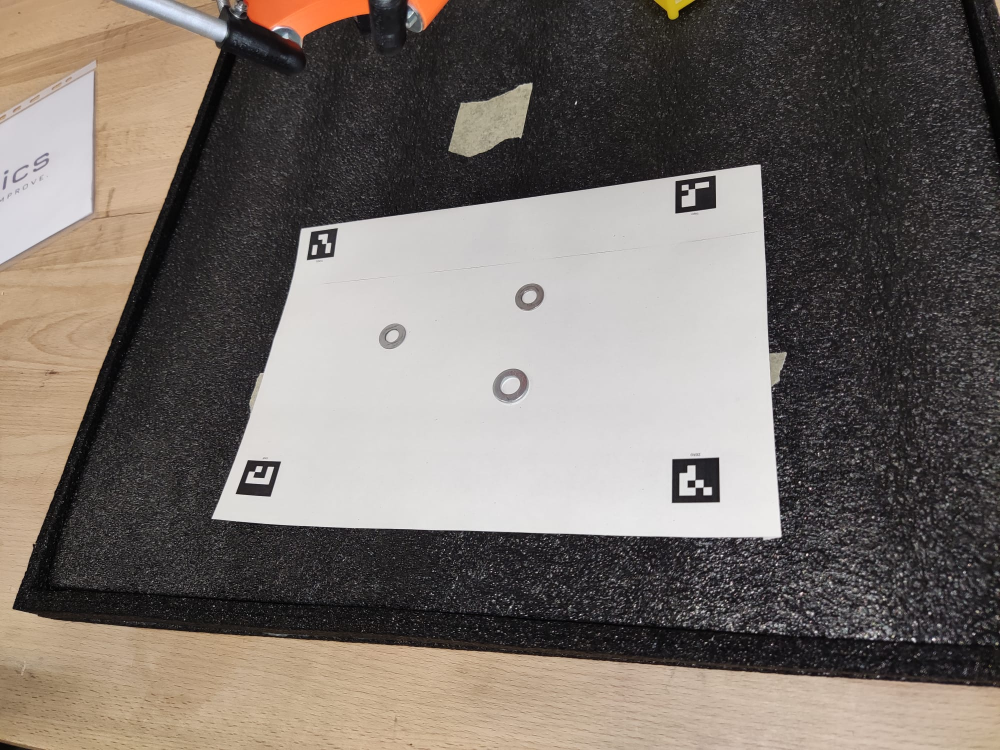
#> input picture src/deltarobot_inputs/deltarobot_inputs/computer_vision/assets/tests/image2.png, 2000 x 1500 px (shown at 1/2 size)
$ python image_tf_with_markers.py
#> lines starting #> are read from the running program, lines starting #| are printed output that depends on the picture; after the words box and inside, x2 and y2 are one past the last pixel; in counts of white or black regions, pixels touching at a corner belong together; long printed decimals are rounded
import cv2
import numpy as np


'''
    1. detect markers
    2. transform image
    3. detect objects
    4. pubish objects to motion planner
'''


def main():
    # Load the image
    image = cv2.imread('assets/tests/image2.png')
#> image is the input picture: shape (1500, 2000, 3); mean B, G, R 104.7, 110.6, 118.3

    # Convert the image to grayscale
    gray = cv2.cvtColor(image, cv2.COLOR_BGR2GRAY)
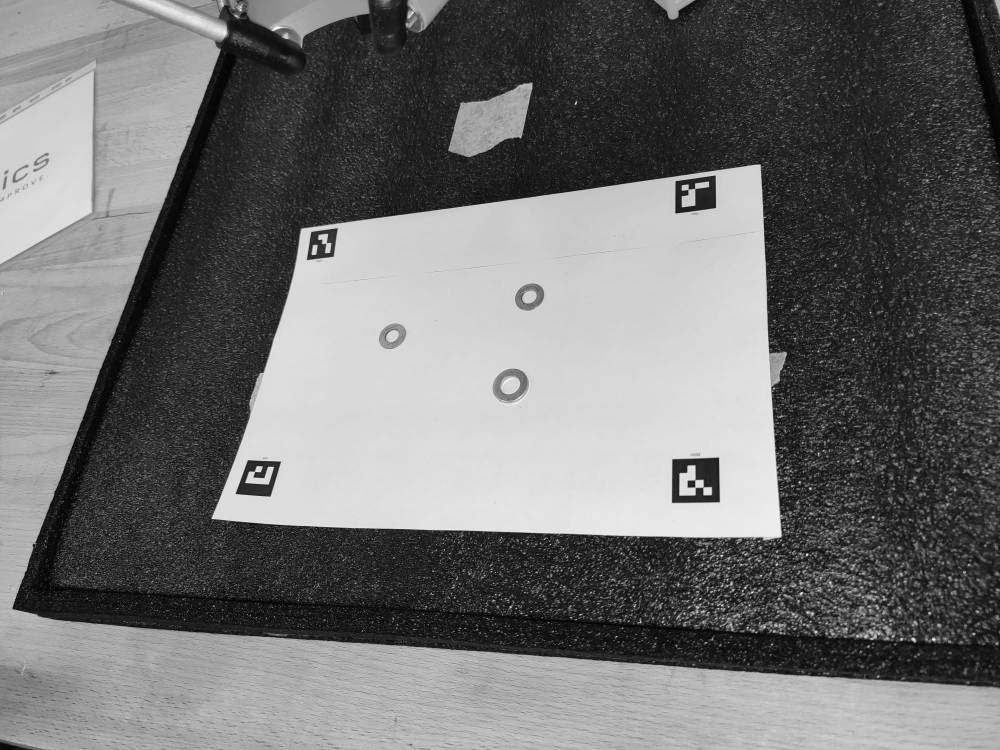
#> gray: shape (1500, 2000) (shown at 1/2 size); min 0, max 255, mean 112.3

    # Define the ArUco dictionary
    aruco_dict = cv2.aruco.getPredefinedDictionary(cv2.aruco.DICT_4X4_50)

    # Detect markers
    corners, ids, rejectedImgPoints = cv2.aruco.detectMarkers(gray, aruco_dict)
#> corners = ([[1439, 1004], [1344, 1005], [1344, 919], [1437, 914]], [[1431, 415], [1351, 426], [1351, 362], [1431, 351]], [[541, 992], [471, 987], [496, 920], [562, 923]], [[667, 513], [614, 520], [622, 465], [675, 456]]); ids = [0, 2, 1, 3]; rejectedImgPoints = 12 items


    # Draw detected markers
    if ids is not None:

        pts1 = np.empty((4,2))
        for id in ids:
            id = id[0]
            x = corners[id][0][0][0]
            y = corners[id][0][0][1]
            pts1[id,:] = np.float32([x,y])
#> this loop made 4 passes
#> (id, x, y) on passes 1 to 4: (0, 1439, 1004), (2, 541, 992), (1, 1431, 415), (3, 667, 513)
#> after the loop, pts1 = [[1439, 1004], [1431, 415], [541, 992], [667, 513]]

        pts1 = order_points(pts1)
#> in order_points, `points = np.array(points)`: points has the same summary as pts1 in main
#> in order_points, `centroid = np.mean(points, axis=0)`: centroid = [1019.5, 731]
#> in order_points, `quadrants = [(np.sum((point - centroid) ** 2), point) for point in poi..`: quadrants = [(250509.2, [1439, 1004]), (269188.2, [1431, 415]), (297083.2, [541, 992]), (171780.2, [667, 513])]
#> in order_points, `top_left = min(quadrants)[1]`: top_left = [667, 513]
#> in order_points, `bottom_right = max(quadrants)[1]`: bottom_right = [541, 992]
#> in order_points, `top_right = max(quadrants)[1]`: top_right = [1431, 415]
#> in order_points, `bottom_left = min(quadrants)[1]`: bottom_left = [1439, 1004]
#> pts1 = [[667, 513], [1431, 415], [541, 992], [1439, 1004]]
        pts2 = np.float32([[0,0],[297,0],[0,210],[297,210]])*6

        M = cv2.getPerspectiveTransform(pts1,pts2)
#> M = [[5.56, 1.46, -4461.7], [0.771, 6.01, -3596.3], [0.000664, 0.000855, 1]]
        dst = cv2.warpPerspective(image, M, (int(297*6),int(210*6)))
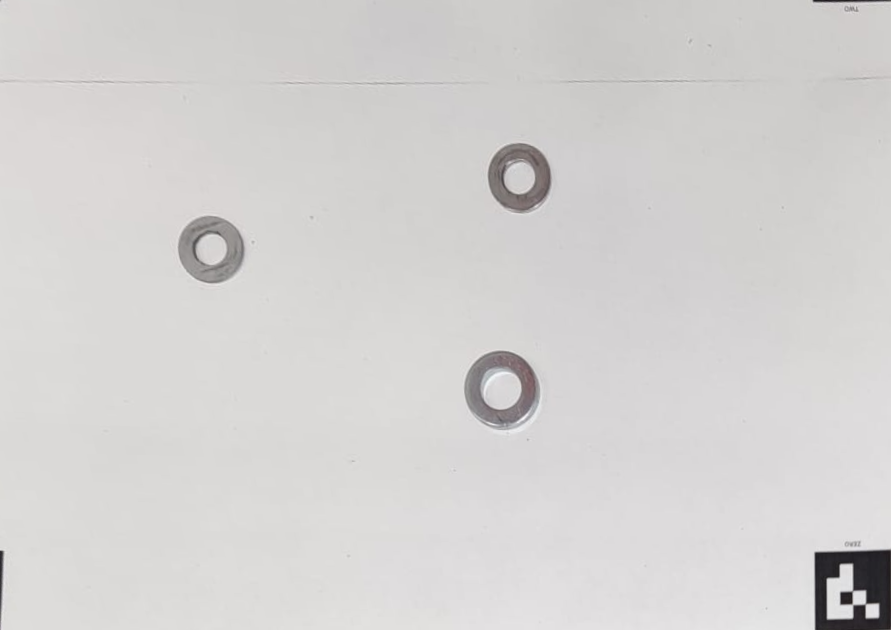
#> dst: shape (1260, 1782, 3) (shown at 1/2 size); mean B, G, R 209.4, 210.3, 211.9

        image = cv2.aruco.drawDetectedMarkers(image, corners, ids)
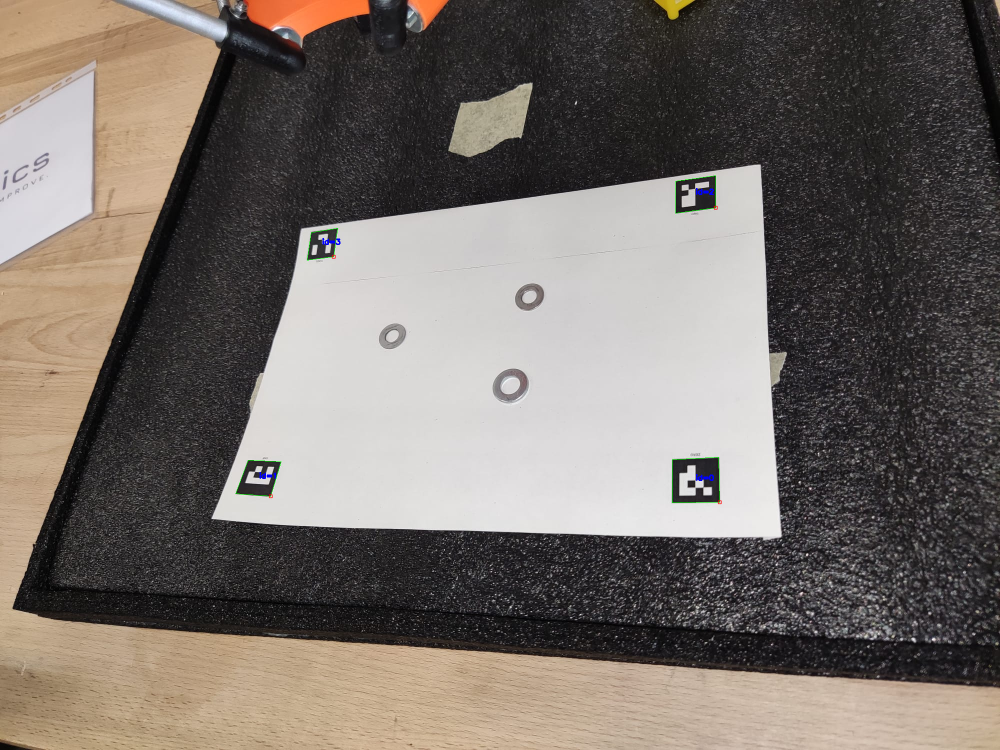
#> image: shape (1500, 2000, 3) (shown at 1/2 size); 0.08% of pixels changed, all inside (x1, y1, x2, y2) = (471, 351, 1444, 1009)

    dst = detect_and_mark_washers(dst)

    # Display the result
    image = cv2.resize(image,None,fx=0.6, fy=0.6, interpolation = cv2.INTER_CUBIC)
    cv2.imshow('Raw image', image)
    dst = cv2.resize(dst,None,fx=0.6, fy=0.6, interpolation = cv2.INTER_CUBIC)
    cv2.imshow('Transformed', dst)


    cv2.waitKey(0)
    cv2.destroyAllWindows()


def order_points(points):
    # Convert points to numpy array
    points = np.array(points)

    # Find the centroid of the points
    centroid = np.mean(points, axis=0)

    # Define top-left, top-right, bottom-left, and bottom-right quadrants based on centroid
    quadrants = [(np.sum((point - centroid) ** 2), point) for point in points]
    top_left = min(quadrants)[1]
    bottom_right = max(quadrants)[1]
    quadrants.remove((np.sum((top_left - centroid) ** 2), top_left))
    quadrants.remove((np.sum((bottom_right - centroid) ** 2), bottom_right))

    top_right = max(quadrants)[1]
    bottom_left = min(quadrants)[1]

    return np.float32([top_left, top_right, bottom_right, bottom_left])


def detect_and_mark_washers(image):

    # Convert the image to grayscale
    gray = cv2.cvtColor(image, cv2.COLOR_BGR2GRAY)
#> gray: shape (1260, 1782)

    # Apply Gaussian blur to reduce noise
    blurred = cv2.GaussianBlur(gray, (5, 5), 0)

    # Perform edge detection
    edges = cv2.Canny(blurred, 50, 150)
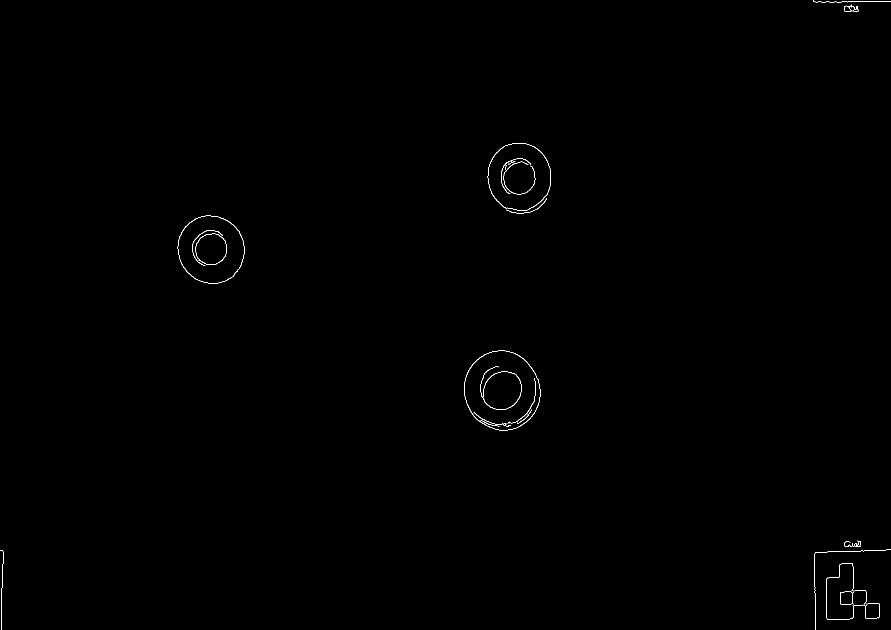
#> edges: shape (1260, 1782) (shown at 1/2 size); 0.2% white in thin lines or dots

    # Find contours in the edge-detected image
    contours, _ = cv2.findContours(edges.copy(), cv2.RETR_EXTERNAL, cv2.CHAIN_APPROX_SIMPLE)
#> contours = 17 contours, 11 with area under 20; largest, box (x1, y1, x2, y2) and area: (928, 701, 1081, 861) 18826, (355, 431, 489, 567) 14092, (975, 286, 1102, 422) 13428, (1688, 9, 1718, 24) 246, (1709, 1081, 1722, 1094) 47, (1013, 396, 1094, 427) 24

    # Filter contours based on area
    min_area = 10000  # adjust as needed
    max_area = 30000  # adjust as needed
    washers = []
    for contour in contours:
        area = cv2.contourArea(contour)
        if min_area < area < max_area:
            perimeter = cv2.arcLength(contour, True)
            circularity = 4 * np.pi * area / (perimeter * perimeter)
            print(circularity)
            if circularity > 0.7:  # adjust circularity threshold as needed
                washers.append(contour)
#> this loop made 17 passes
#> (area, perimeter, circularity) on passes 12, 13, 15: (18825.5, 514.8, 0.893), (14091.5, 449.2, 0.878), (13427.5, 438.9, 0.876)
#> area on passes 11, 14, 16: 47, 24, 245.5
#| 0.8926
#| 0.8776
#| 0.8761
#> after the loop, washers = 3 contours; box (x1, y1, x2, y2) and area: (928, 701, 1081, 861) 18826, (355, 431, 489, 567) 14092, (975, 286, 1102, 422) 13428

    # Draw bounding boxes or circles around detected washers
    for washer_contour in washers:
        (x, y, w, h) = cv2.boundingRect(washer_contour)
        cv2.rectangle(image, (x, y), (x + w, y + h), (0, 255, 0), 2)  # bounding rectangle
        cv2.circle(image, (x+int(w/2), y+int(h/2)), 5, (0, 0, 255), 5)  # bounding rectangle
#> this loop made 3 passes
#> (x, y, w, h) on passes 1 to 3: (928, 701, 153, 160), (355, 431, 134, 136), (975, 286, 127, 136)
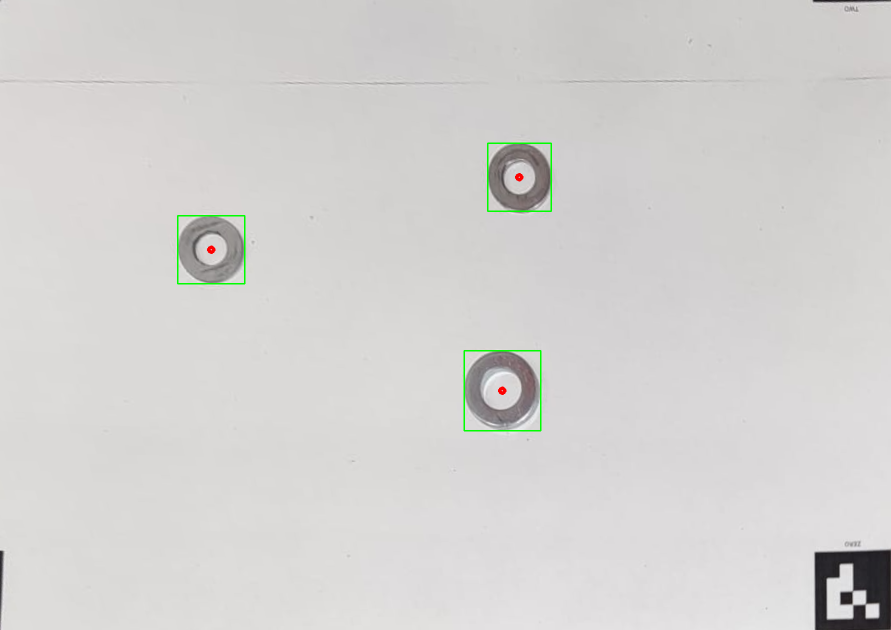
#> image: shape (1260, 1782, 3) (shown at 1/2 size); 0.25% of pixels changed, all inside (x1, y1, x2, y2) = (354, 285, 1104, 863)

    return image


if __name__ == "__main__":
    main()
#> in main, `dst = cv2.resize(dst,None,fx=0.6, fy=0.6, interpolation = cv2.INTER_CU..`:
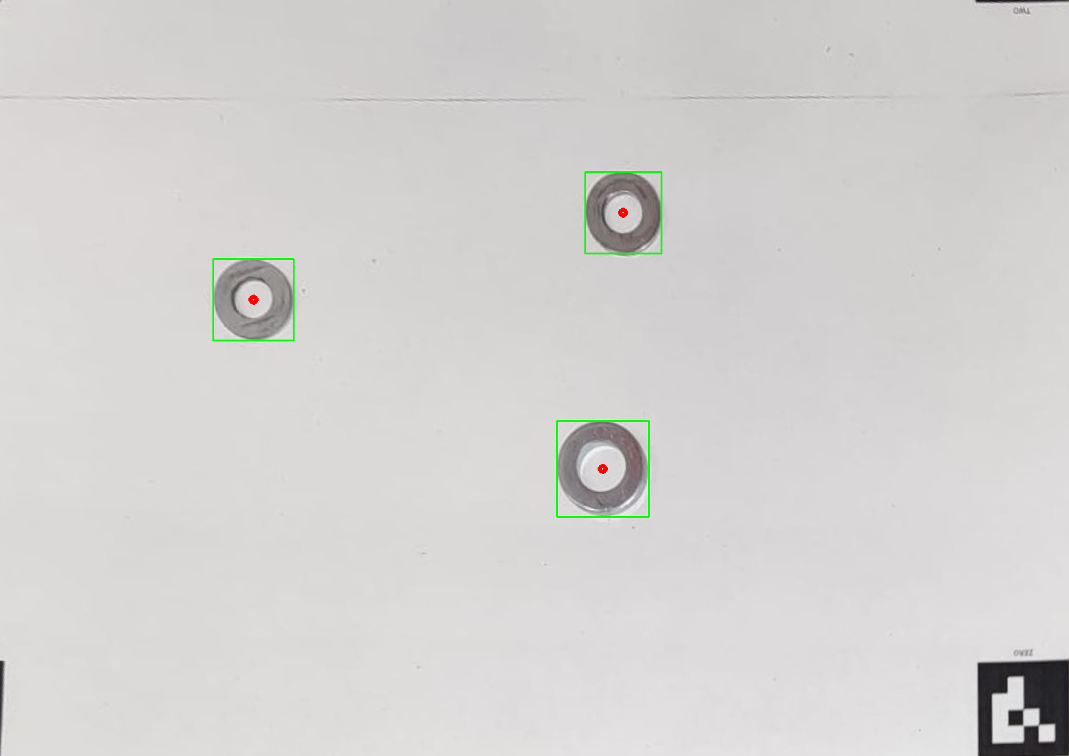
#> dst: shape (756, 1069, 3); mean B, G, R 208.9, 210.4, 211.5

$ run again, with src/deltarobot_inputs/deltarobot_inputs/computer_vision/assets/tests/image0.png copied over src/deltarobot_inputs/deltarobot_inputs/computer_vision/assets/tests/image2.png
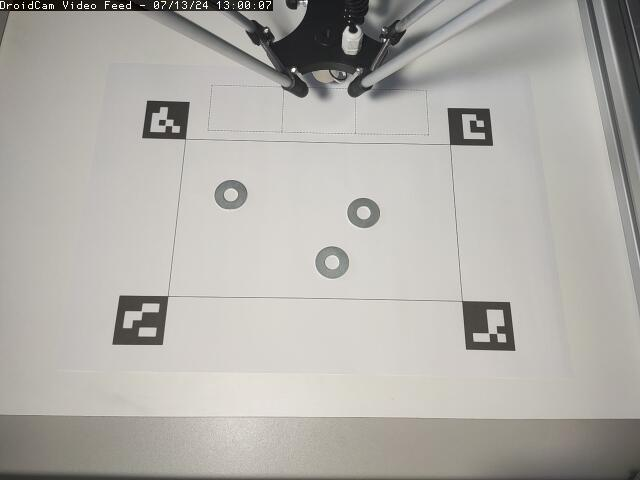
#> input picture src/deltarobot_inputs/deltarobot_inputs/computer_vision/assets/tests/image0.png, 640 x 480 px
#> in main, image is the input picture: shape (480, 640, 3); mean B, G, R 168.9, 174, 176.4
#> corners = ([[167, 298], [161, 344], [113, 342], [121, 296]], [[463, 303], [507, 302], [514, 349], [467, 348]], [[185, 137], [144, 137], [147, 102], [187, 102]], [[451, 144], [448, 109], [487, 109], [492, 143]]); ids = [3, 2, 0, 1]; rejectedImgPoints = ([[138, 327], [156, 326], [156, 336], [138, 337]], [[454, 113], [457, 118], [457, 139], [454, 138]], [[159, 120], [165, 120], [164, 125], [159, 125]])
#> the loop in main, `for id in ids:` made 4 passes
#> (id, x, y) on passes 1 to 4: (3, 451, 144), (2, 185, 137), (0, 167, 298), (1, 463, 303)
#> after the loop in main, `for id in ids:`: pts1 = [[167, 298], [463, 303], [185, 137], [451, 144]]
#> centroid = [316.5, 220.5]
#> quadrants = [(28356.5, [167, 298]), (28268.5, [463, 303]), (24264.5, [185, 137]), (23942.5, [451, 144])]
#> top_left = [451, 144]
#> bottom_right = [167, 298]
#> top_right = [463, 303]
#> bottom_left = [185, 137]
#> in main, `pts1 = order_points(pts1)`: pts1 = [[451, 144], [463, 303], [167, 298], [185, 137]]
#> M = [[-2.67, -4.92, 1909.9], [-1.98, 0.149, 871.5], [-0.00311, -5.35e-05, 1]]
#> in detect_and_mark_washers, `edges = cv2.Canny(blurred, 50, 150)`:
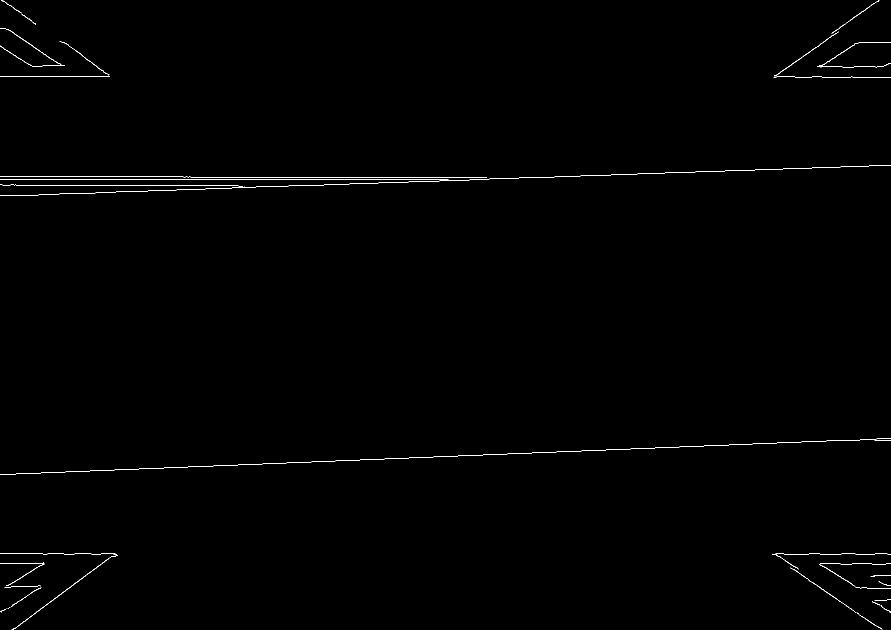
#> edges: shape (1260, 1782) (shown at 1/2 size); 0.43% white in thin lines or dots
#> contours = 40 contours, 28 with area under 20; largest, box (x1, y1, x2, y2) and area: (23, 1110, 236, 1260) 132, (1548, 71, 1664, 153) 72, (0, 57, 123, 129) 61, (1581, 1135, 1712, 1225) 56, (1634, 84, 1782, 135) 51
#> the loop in detect_and_mark_washers, `for contour in contours:` made 40 passes
#> area on passes 9, 13, 14, 15, 18, 19, 31, 32: 25, 56.5, 37.5, 40, 22, 132, 28.5, 51
#> after the loop in detect_and_mark_washers, `for contour in contours:`: washers = []
#> in main, `dst = cv2.resize(dst,None,fx=0.6, fy=0.6, interpolation = cv2.INTER_CU..`:
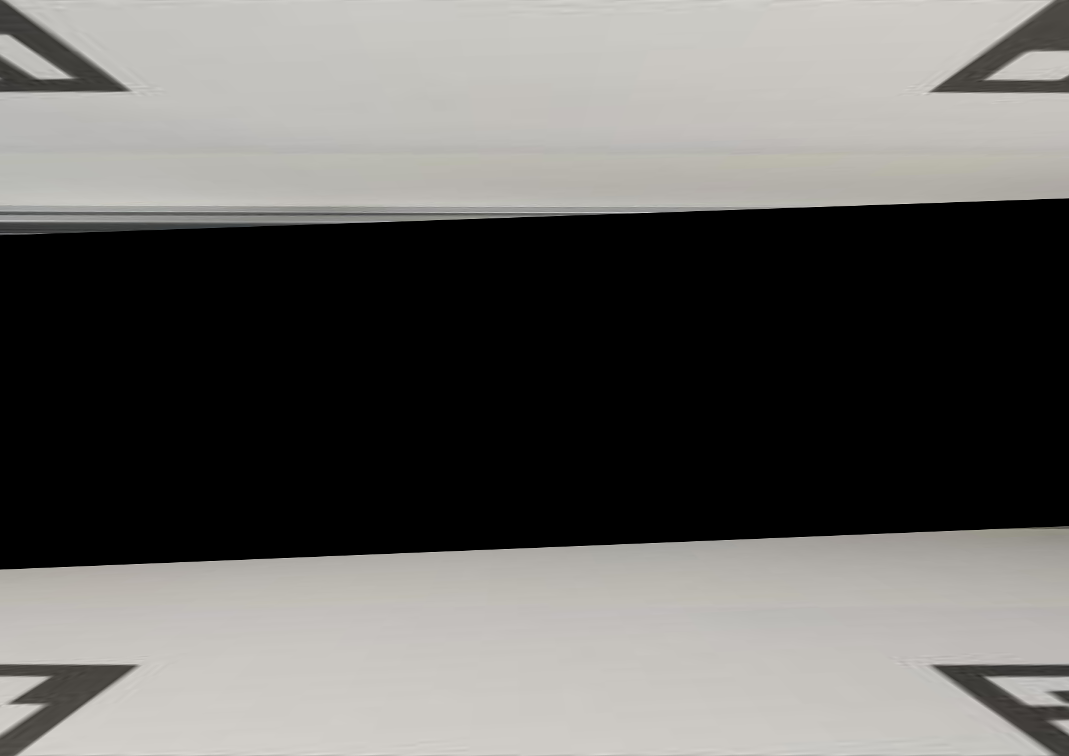
#> dst: shape (756, 1069, 3); mean B, G, R 100.4, 103.1, 104.4
